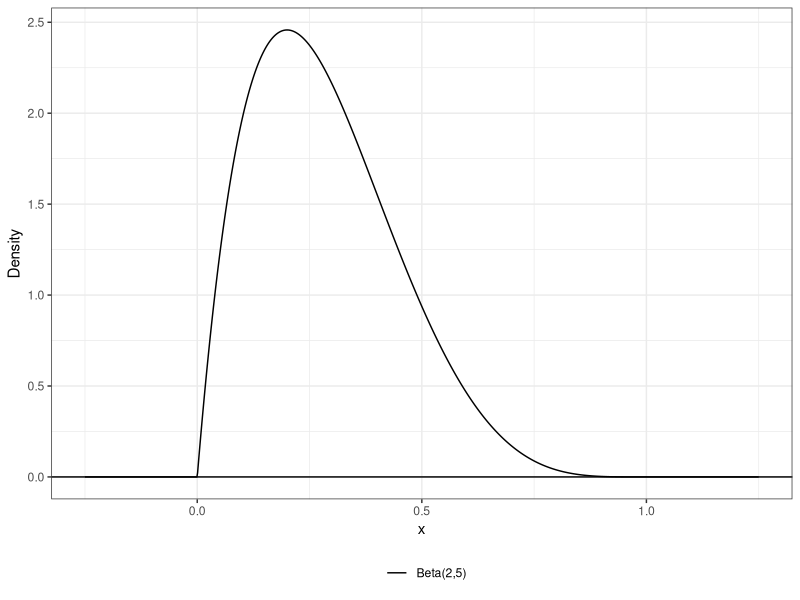
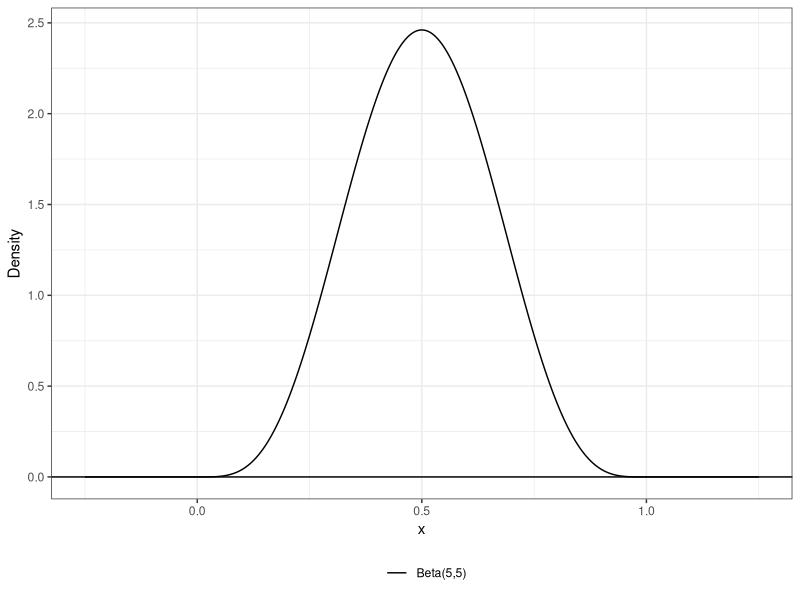
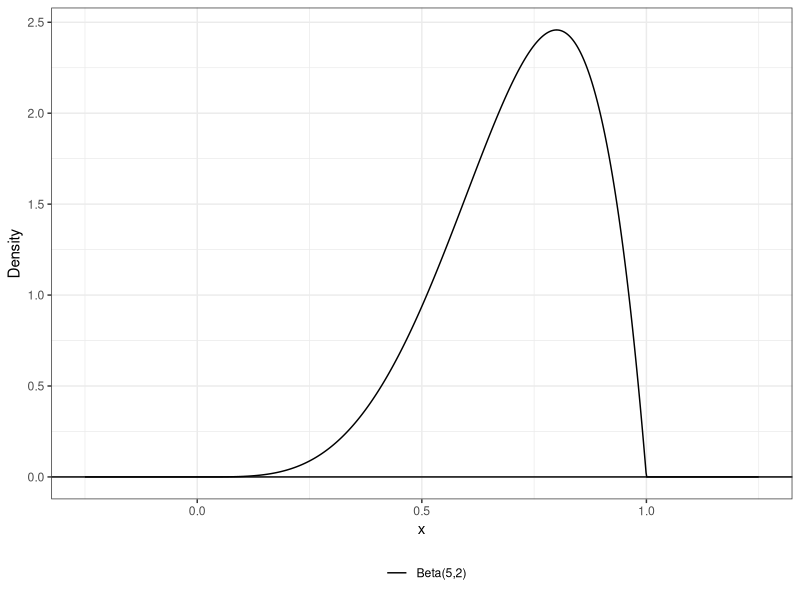
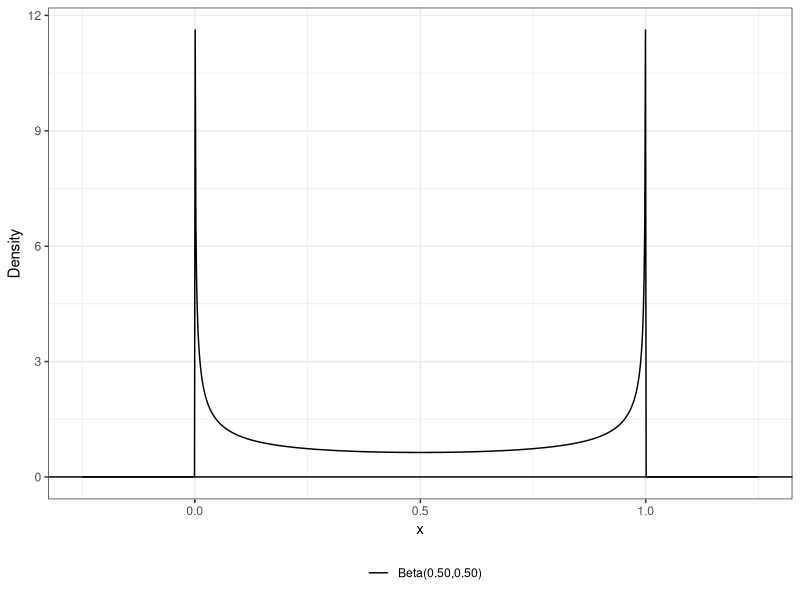

Write R code to recreate these figures, in order.
#load libraries
library(tidyverse)

#Task 1 - describe the population distribution

#first case 
alpha.first <- 2 #define alpha and beta
beta.first <- 5

#plot the distribution
first.dist <- tibble(x = seq(-0.25, 1.25, length.out=1000))|>   # generate a grid of points
  mutate(beta.pdf = dbeta(x, alpha.first, beta.first))                      # compute the beta PDF

ggplot(data= first.dist)+                                              # specify data
  geom_line(aes(x=x, y=beta.pdf, color="Beta(2,5)")) +                 # plot beta dist
  geom_hline(yintercept=0)+                                            # plot x axis
  theme_bw()+                                                          # change theme
  xlab("x")+                                                           # label x axis
  ylab("Density")+                                                     # label y axis
  scale_color_manual("", values = c("black", "grey"))+                 # change colors
  theme(legend.position = "bottom")                                    # move legend to bottom


#calculate mean, variance, skewness, excess kurtosis
mean.first <- alpha.first/(alpha.first+beta.first)
var.first <- (alpha.first*beta.first)/((alpha.first+beta.first)^2*
                                         (alpha.first+beta.first+1)) 
skew.first <- (2*(beta.first-alpha.first)*sqrt(alpha.first+beta.first+1))/
  ((alpha.first+beta.first+2)*sqrt(alpha.first*beta.first))
kurt.first <- (6*((alpha.first-beta.first)^2*(alpha.first+beta.first+1) - 
                    alpha.first*beta.first*(alpha.first+beta.first+2)))/
  (alpha.first*beta.first*(alpha.first+beta.first+2)*(alpha.first+beta.first+3))
#compute the table for these variables
stats.first.tibble <- tibble(mean = mean.first,
                             variance = var.first,
                             skewness = skew.first,
                             excess_kurtosis = kurt.first)

#second case
alpha.second <- 5 #define alpha and beta
beta.second <- 5

#plot the distribution
second.dist <- tibble(x = seq(-0.25, 1.25, length.out=1000))|>   # generate a grid of points
  mutate(beta.pdf = dbeta(x, alpha.second, beta.second))                      # compute the beta PDF

ggplot(data= second.dist)+                                              # specify data
  geom_line(aes(x=x, y=beta.pdf, color="Beta(5,5)")) +                 # plot beta dist
  geom_hline(yintercept=0)+                                            # plot x axis
  theme_bw()+                                                          # change theme
  xlab("x")+                                                           # label x axis
  ylab("Density")+                                                     # label y axis
  scale_color_manual("", values = c("black", "grey"))+                 # change colors
  theme(legend.position = "bottom")                                    # move legend to bottom


#calculate mean, variance, skewness, excess kurtosis
mean.second <- alpha.second/(alpha.second+beta.second)
var.second <- (alpha.second*beta.second)/((alpha.second+beta.second)^2*
                                         (alpha.second+beta.second+1)) 
skew.second <- (2*(beta.second-alpha.second)*sqrt(alpha.second+beta.second+1))/
  ((alpha.second+beta.second+2)*sqrt(alpha.second*beta.second))
kurt.second <- (6*((alpha.second-beta.second)^2*(alpha.second+beta.second+1) - 
                    alpha.second*beta.second*(alpha.second+beta.second+2)))/
  (alpha.second*beta.second*(alpha.second+beta.second+2)*(alpha.second+beta.second+3))
#compute the table for these variables
stats.second.tibble <- tibble(mean = mean.second,
                             variance = var.second,
                             skewness = skew.second,
                             excess_kurtosis = kurt.second)

#third case
alpha.third <- 5 #define alpha and beta
beta.third <- 2

#plot the distribution
third.dist <- tibble(x = seq(-0.25, 1.25, length.out=1000))|>   # generate a grid of points
  mutate(beta.pdf = dbeta(x, alpha.third, beta.third))                      # compute the beta PDF

ggplot(data= third.dist)+                                              # specify data
  geom_line(aes(x=x, y=beta.pdf, color="Beta(5,2)")) +                 # plot beta dist
  geom_hline(yintercept=0)+                                            # plot x axis
  theme_bw()+                                                          # change theme
  xlab("x")+                                                           # label x axis
  ylab("Density")+                                                     # label y axis
  scale_color_manual("", values = c("black", "grey"))+                 # change colors
  theme(legend.position = "bottom")                                    # move legend to bottom


#calculate mean, variance, skewness, excess kurtosis
mean.third <- alpha.third/(alpha.third+beta.third)
var.third <- (alpha.third*beta.third)/((alpha.third+beta.third)^2*
                                            (alpha.third+beta.third+1)) 
skew.third <- (2*(beta.third-alpha.third)*sqrt(alpha.third+beta.third+1))/
  ((alpha.third+beta.third+2)*sqrt(alpha.third*beta.third))
kurt.third <- (6*((alpha.third-beta.third)^2*(alpha.third+beta.third+1) - 
                     alpha.third*beta.third*(alpha.third+beta.third+2)))/
  (alpha.third*beta.third*(alpha.third+beta.third+2)*(alpha.third+beta.third+3))
#compute the table for these variables
stats.third.tibble <- tibble(mean = mean.third,
                              variance = var.third,
                              skewness = skew.third,
                              excess_kurtosis = kurt.third)

#fourth case
alpha.fourth <- 0.5 #define alpha and beta
beta.fourth <- 0.5

#plot the distribution
fourth.dist <- tibble(x = seq(-0.25, 1.25, length.out=1000))|>   # generate a grid of points
  mutate(beta.pdf = dbeta(x, alpha.fourth, beta.fourth))                      # compute the beta PDF

ggplot(data= fourth.dist)+                                              # specify data
  geom_line(aes(x=x, y=beta.pdf, color="Beta(0.50,0.50)")) +                 # plot beta dist
  geom_hline(yintercept=0)+                                            # plot x axis
  theme_bw()+                                                          # change theme
  xlab("x")+                                                           # label x axis
  ylab("Density")+                                                     # label y axis
  scale_color_manual("", values = c("black", "grey"))+                 # change colors
  theme(legend.position = "bottom")                                    # move legend to bottom


#calculate mean, variance, skewness, excess kurtosis
mean.fourth <- alpha.fourth/(alpha.fourth+beta.fourth)
var.fourth <- (alpha.fourth*beta.fourth)/((alpha.fourth+beta.fourth)^2*
                                         (alpha.fourth+beta.fourth+1)) 
skew.fourth <- (2*(beta.fourth-alpha.fourth)*sqrt(alpha.fourth+beta.fourth+1))/
  ((alpha.fourth+beta.fourth+2)*sqrt(alpha.fourth*beta.fourth))
kurt.fourth <- (6*((alpha.fourth-beta.fourth)^2*(alpha.fourth+beta.fourth+1) - 
                    alpha.fourth*beta.fourth*(alpha.fourth+beta.fourth+2)))/
  (alpha.fourth*beta.fourth*(alpha.fourth+beta.fourth+2)*(alpha.fourth+beta.fourth+3))
#compute the table for these variables
stats.fourth.tibble <- tibble(mean = mean.fourth,
                             variance = var.fourth,
                             skewness = skew.fourth,
                             excess_kurtosis = kurt.fourth)

